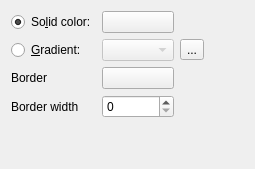
             <widget class="QWidget" name="rectangle">
              <layout class="QGridLayout" name="gridLayout_2">
               <item row="0" column="0">
                <widget class="QRadioButton" name="plain_rect">
                 <property name="text">
                  <string>So&amp;lid color:</string>
                 </property>
                 <property name="checked">
                  <bool>true</bool>
                 </property>
                </widget>
               </item>
               <item row="0" column="1">
                <widget class="KColorButton" name="rectBColor">
                 <property name="sizePolicy">
                  <sizepolicy hsizetype="Minimum" vsizetype="Preferred">
                   <horstretch>0</horstretch>
                   <verstretch>0</verstretch>
                  </sizepolicy>
                 </property>
                 <property name="color" stdset="0">
                  <color>
                   <red>0</red>
                   <green>0</green>
                   <blue>0</blue>
                  </color>
                 </property>
                 <property name="defaultColor" stdset="0">
                  <color>
                   <red>0</red>
                   <green>0</green>
                   <blue>0</blue>
                  </color>
                 </property>
                </widget>
               </item>
               <item row="1" column="0">
                <widget class="QRadioButton" name="gradient_rect">
                 <property name="text">
                  <string>&amp;Gradient:</string>
                 </property>
                </widget>
               </item>
               <item row="1" column="1">
                <widget class="QComboBox" name="gradients_rect_combo">
                 <property name="enabled">
                  <bool>false</bool>
                 </property>
                </widget>
               </item>
               <item row="1" column="2">
                <widget class="QToolButton" name="edit_rect_gradient">
                 <property name="text">
                  <string>...</string>
                 </property>
                 <property name="icon">
                  <iconset theme="document-edit">
                   <normaloff>.</normaloff>.</iconset>
                 </property>
                </widget>
               </item>
               <item row="1" column="3">
                <spacer name="horizontalSpacer_5">
                 <property name="orientation">
                  <enum>Qt::Horizontal</enum>
                 </property>
                 <property name="sizeHint" stdset="0">
                  <size>
                   <width>40</width>
                   <height>20</height>
                  </size>
                 </property>
                </spacer>
               </item>
               <item row="2" column="0">
                <widget class="QLabel" name="label_border">
                 <property name="text">
                  <string>Border </string>
                 </property>
                </widget>
               </item>
               <item row="2" column="1">
                <widget class="KColorButton" name="rectFColor">
                 <property name="sizePolicy">
                  <sizepolicy hsizetype="Minimum" vsizetype="Preferred">
                   <horstretch>0</horstretch>
                   <verstretch>0</verstretch>
                  </sizepolicy>
                 </property>
                 <property name="color" stdset="0">
                  <color>
                   <red>0</red>
                   <green>0</green>
                   <blue>0</blue>
                  </color>
                 </property>
                 <property name="defaultColor" stdset="0">
                  <color>
                   <red>0</red>
                   <green>0</green>
                   <blue>0</blue>
                  </color>
                 </property>
                </widget>
               </item>
               <item row="3" column="0">
                <widget class="QLabel" name="label_borderWidth">
                 <property name="text">
                  <string>Border width</string>
                 </property>
                </widget>
               </item>
               <item row="3" column="1">
                <widget class="QSpinBox" name="rectLineWidth">
                 <property name="maximum">
                  <number>5000</number>
                 </property>
                </widget>
               </item>
               <item row="4" column="0">
                <spacer name="verticalSpacer_5">
                 <property name="orientation">
                  <enum>Qt::Vertical</enum>
                 </property>
                 <property name="sizeHint" stdset="0">
                  <size>
                   <width>20</width>
                   <height>40</height>
                  </size>
                 </property>
                </spacer>
               </item>
              </layout>
             </widget>
